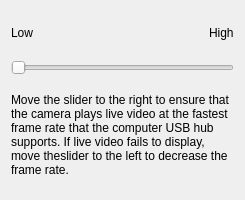
<?xml version="1.0" encoding="UTF-8"?>
<ui version="4.0">
 <class>FormFrameRate</class>
 <widget class="QWidget" name="FormFrameRate">
  <property name="geometry">
   <rect>
    <x>0</x>
    <y>0</y>
    <width>245</width>
    <height>200</height>
   </rect>
  </property>
  <property name="windowTitle">
   <string>Form</string>
  </property>
  <layout class="QVBoxLayout" name="verticalLayout">
   <item>
    <layout class="QHBoxLayout" name="horizontalLayout">
     <item>
      <widget class="QLabel" name="label">
       <property name="text">
        <string>Low</string>
       </property>
      </widget>
     </item>
     <item>
      <spacer name="horizontalSpacer">
       <property name="orientation">
        <enum>Qt::Horizontal</enum>
       </property>
       <property name="sizeHint" stdset="0">
        <size>
         <width>40</width>
         <height>20</height>
        </size>
       </property>
      </spacer>
     </item>
     <item>
      <widget class="QLabel" name="label_2">
       <property name="text">
        <string>High</string>
       </property>
      </widget>
     </item>
    </layout>
   </item>
   <item>
    <widget class="QSlider" name="horizontalSlider">
     <property name="orientation">
      <enum>Qt::Horizontal</enum>
     </property>
    </widget>
   </item>
   <item>
    <widget class="QLabel" name="label_3">
     <property name="minimumSize">
      <size>
       <width>0</width>
       <height>108</height>
      </size>
     </property>
     <property name="text">
      <string>Move the slider to the right to ensure that the camera plays live video at the fastest frame rate that the computer USB hub supports. If live video fails to display, move theslider to the left to decrease the frame rate.</string>
     </property>
     <property name="wordWrap">
      <bool>true</bool>
     </property>
    </widget>
   </item>
  </layout>
 </widget>
 <resources/>
 <connections/>
</ui>
